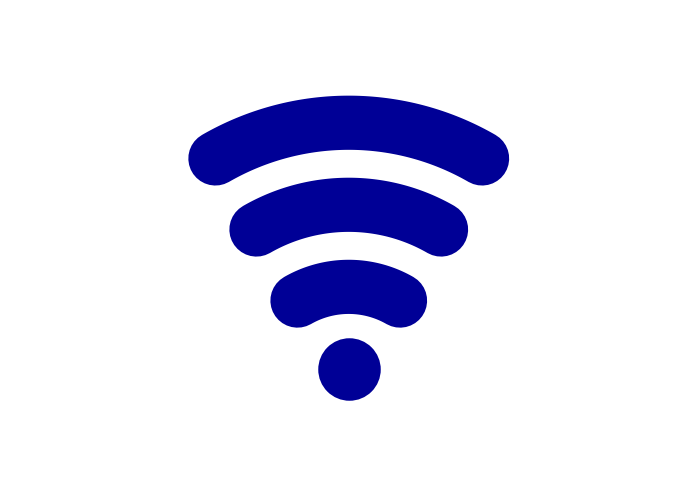

Here is the Python script that generated this plot:
import matplotlib.pyplot as plt
import numpy as np

# 描画設定
fig, ax = plt.subplots()
fig.set_size_inches(3, 3)
ax.set_aspect('equal')
ax.axis('off')  # 軸を非表示
fig.patch.set_alpha(0.0)  # 背景透明

# 波のパラメータ
num_arcs = 3
colors = (0, 0, 150/255)
linewidth = 13  # 線を太く

# 弧を描く関数（上下反転を含む）
def draw_arc(radius, width):
    theta = np.linspace(np.pi/2 + np.pi/6, np.pi/2 - np.pi/6, 100)  # 上下反転
    x = radius * np.cos(theta)
    y = radius * np.sin(theta)
    ax.plot(x, y, color=colors, lw=width, solid_capstyle='round')

# 描画範囲を調整して線が飛び出さないように
padding = 0.2  # 少し余裕を持たせる
max_radius = num_arcs * 0.5 + padding
ax.set_xlim(-max_radius, max_radius)
ax.set_ylim(-0.5, max_radius + 0.2)  # 反転後、上方向へアークが広がる

# 波を描画
for i in range(1, num_arcs + 1):
    draw_arc(0.5 + (i-1) * 0.4, linewidth)

# 中心の点（Wi-Fiの起点）
ax.plot(0, 0.1, 'o', color=colors, markersize=14)  # 点も上に移動

# 保存（背景透明）
plt.savefig("icon.png", dpi=300, transparent=True, bbox_inches='tight', pad_inches=0)
plt.close()
